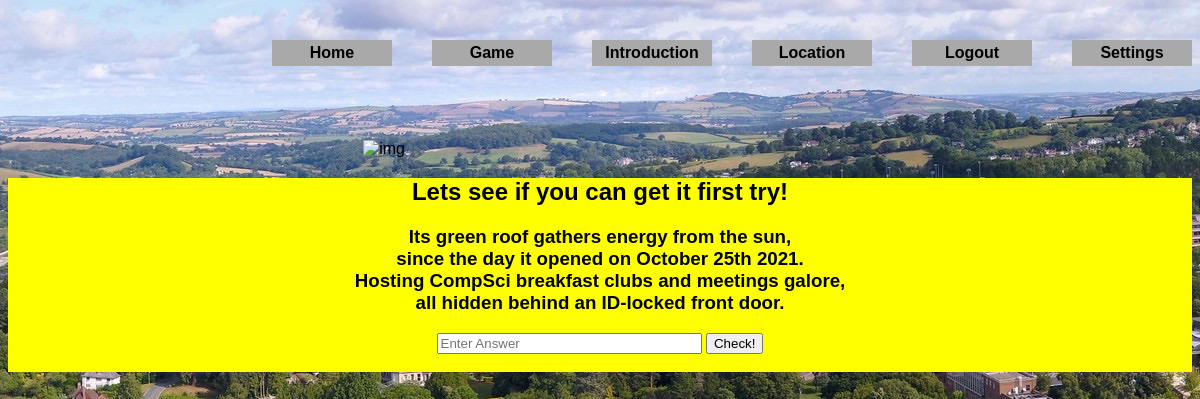
The app's page /game/, older data.
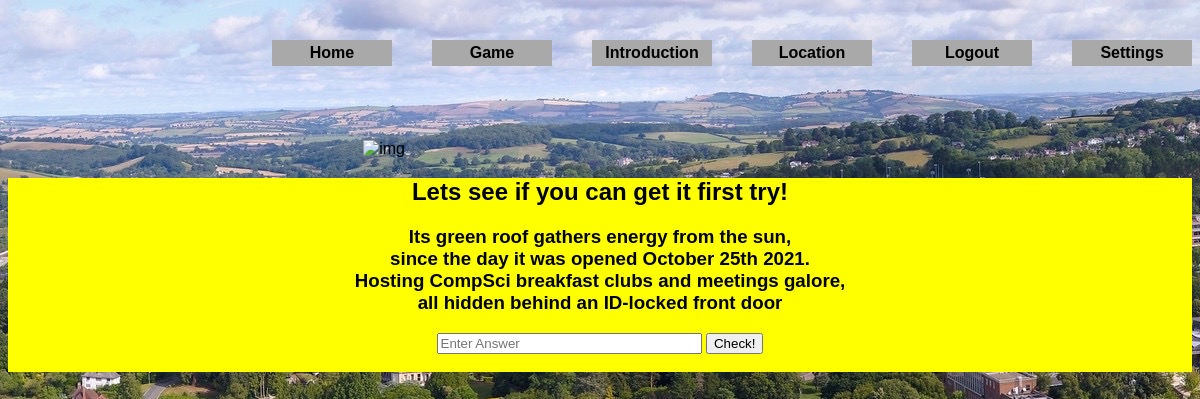
The same page, newer data.
### websiteApp/models.py (models this page shows)
class Riddle(models.Model):
    question = models.TextField(max_length=250)
    answer = models.CharField(max_length=200)
    time = models.DateTimeField('date published')
    points = models.IntegerField()
    likes = models.IntegerField()

### websiteApp/views.py (the view, shortened to what this page needs)
# urls.py: path('game/', views.game, name='game'),
def game(request):
    riddle = Riddle.objects.order_by('pk')[0]
    not_done_riddle = True
    answer_wrong = False
    riddle_text = riddle.question
    context = {
        'not_done_riddle': not_done_riddle,
        'answer_wrong': answer_wrong,
        'riddle_text': riddle_text,
    }
    return render(request, 'websiteApp/game.html', context)

### websiteApp/templates/websiteApp/game.html (shortened to what this page needs)
<!DOCTYPE html>
{% load static %}
<html lang="en">
<head>
    <link rel="stylesheet" type="text/css" href="{% static 'Style.css' %}">
</head>
<body>
    <ul class="nav">
        <li><a href="{% url 'settings' %}">Settings</a></li>
        <li><a href="{% url 'logout' %}">Logout</a></li>
        <li><a href="{% url 'location' %}">Location</a></li>
        <li><a href="{% url 'introduce' %}">Introduction</a></li>
        <li><a href="{% url 'game' %}">Game</a></li>
        <li><a href="{% url 'campus_exploration' %}">Home</a></li>
    </ul>
    <div id="googleMap">
        <img id ="backupimg" src="{% static 'map.png' %}" alt="img">
    </div>
    <div id="riddle">
    {% if not_done_riddle %}
        {% if answer_wrong %}
            <h2>Not quite. Give it another shot!</h2>
        {% else %}
            <h2>Lets see if you can get it first try!</h2>
        {% endif %}
        <h3>{{ riddle_text|linebreaks }}</h3>
        <form method="POST" action="{% url 'game' %}" id = "form1">
            <input type="text" placeholder="Enter Answer" id = "answer"  name="answer" size="30" >
            <button type="submit" form="form1">Check!</button>
        </form>
        <br>
    {% else %}
        <h2> Good Job! <br>
            You've already done your riddle today! <br>
            You're clearly an overachiever!
    {% endif %}
</body>
</html>

### websiteApp/static/websiteApp/Style.css (style rules this page uses)
* { box-sizing: border-box; font-family: Arial, Helvetica, sans-serif; }
body { background-image: url("uox.jpg"); }
a:link, a:visited { text-decoration: none; color: black; display: block; font-weight: bold; background: darkgray; width: 120px; text-align: center; padding: 4px; }
.nav { height: 100px; width: 100%; list-style: none none; float: bottom; margin: 20px; }
ul li { list-style: none none; float: right; margin: 20px; }
#riddle { text-align: center; background-color: yellow; border-width: 5px; border-color: black; }
#backupimg { height: 40%; width: 40%; }
#googleMap { display: flex; justify-content: center; }

Row changes from the older to the newer data that the page shows:
changed Riddle: question "…since the day it opened on October 25th 2021. Hosting CompSci breakfast clubs and meetings galore, all hidden behind an ID-locked front door." → "…since the day it was opened October 25th 2021. Hosting CompSci breakfast clubs and meetings galore, all hidden behind an ID-locked front door"
